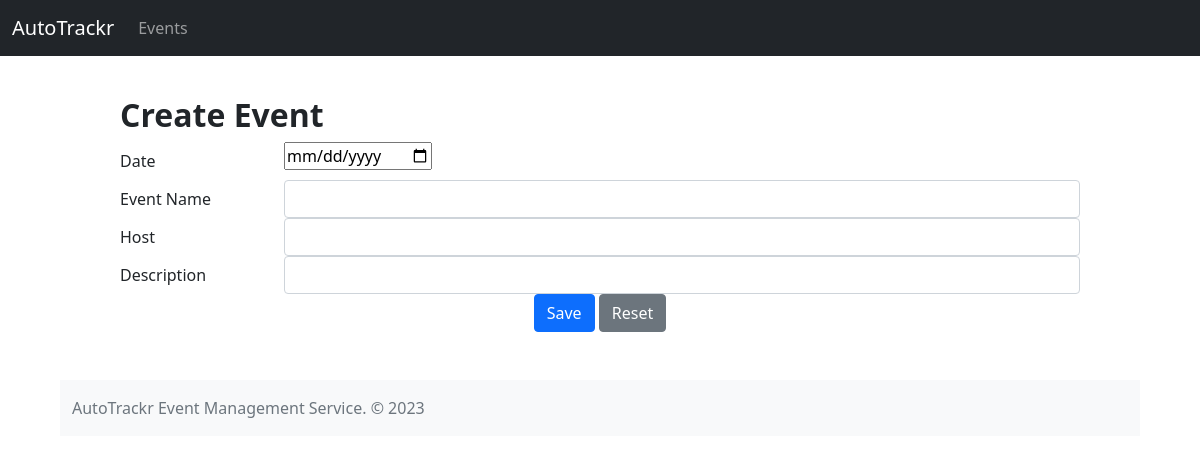
The app's page /events/6/edit, older data.
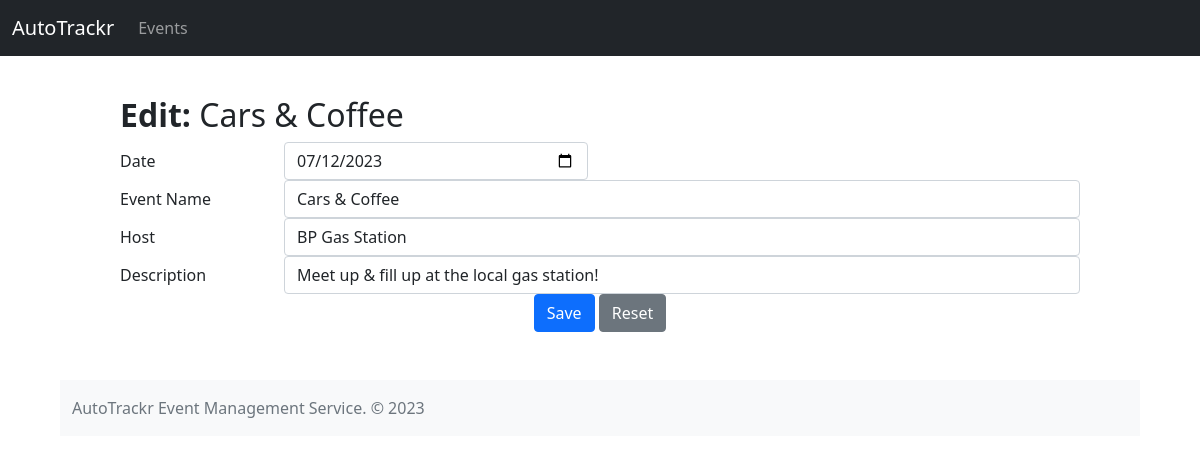
The same page, newer data.
### tables this page shows
CREATE TABLE "events" ("id" INTEGER PRIMARY KEY AUTOINCREMENT, "name" TEXT, "date" TEXT, "host" TEXT, "description" TEXT);

### app.py (the view)
@app.route('/events/<event_id>/edit', methods=['GET', 'POST'])
def edit(event_id=None):
    event = database.get_event(event_id)
    attendees = database.get_attendees(event_id)
    if request.method == 'POST':
        date = request.form['date']
        name = request.form['name']
        host = request.form['host']
        description = request.form['description']
        error = eventcheck(name,date,host,description)
        if error:
            return render_template("event_form.html", event=event, error=error, name=name, date=date, host=host, description=description)
        database.edit_event(event_id,name,date,host,description)
        event = database.get_event(event_id) #Getting this again in case the user updates, will want to see the changes immediately
        return render_template('event.html', event=event, attendees=attendees)
    else:
        return render_template('event_form.html', event=event)

### database.py (called while the page is built)
def get_event(event_id):
    con = sqlite3.connect('Events.db')
    with con:
        con.row_factory = sqlite3.Row
        cursorObj = con.cursor()
        cursorObj.execute("select * from events where id = ?", event_id)
        event = cursorObj.fetchone()
    con.close()
    return event

def get_attendees(event_id):
    con = sqlite3.connect('Events.db')
    with con:
        con.row_factory = sqlite3.Row
        cursorObj = con.cursor()
        cursorObj.execute("SELECT * FROM attendees WHERE event_id = ? ORDER BY name", (event_id))
        attendees = cursorObj.fetchall()
    con.close()
    return attendees

### templates/event_form.html (shortened to what this page needs)
{% extends "base.html" %}
{% block content %}
<div class="container">
    <div class="row">
    {% if event %}
        <h2> <b>Edit:</b> {{event['name']}} </h2>
        <form method='POST' name='edit_event'>
            <div class="form-group row">
                <label for="date" class="col-sm-2 col-form-label">Date</label>
                <div class="col-sm-4">
                <input type="date" class="form-control" id="date" name="date" value="{{event['date']}}" placeholder="YYYY-MM-DD">
                </div>
            </div>
            <div class="form-group row">
                <label for="name" class="col-sm-2 col-form-label">Event Name</label>
                <div class="col-sm-10">
                <input type="text" class="form-control" id="name" name="name" value="{{event['name']}}">
                </div>
            </div>
            <div class="form-group row">
                <label for="host" class="col-sm-2 col-form-label">Host</label>
                <div class="col-sm-10">
                <input type="text" class="form-control" id="host" name="host" value="{{event['host']}}">
                </div>
            </div>
            <div class="form-group row">
                <label for="description" class="col-sm-2 col-form-label">Description</label>
                <div class="col-sm-10">
                <input type="text" class="form-control" id="description" name="description" value="{{event['description']}}">
                </div>
            </div>
            <div class="row align-items-center">
                <div class="col text-center">
                    <button class="btn btn-primary" type="submit" value="Submit">Save</button>
                    <button class="btn btn-secondary" type="reset" value="Reset">Reset</button>
                </div>
            </div>
        </form>
    {% else %}
        <h2> <b>Create Event</b></h2>
        <form method='POST' name='create_event'>
            <div class="form-group row">
                <label for="date" class="col-sm-2 col-form-label">Date</label>
                <div class="col-sm-4">
                <input type="date" data-provide="datepicker" class="input-group-date" id="date" name="date" placeholder="YYYY-MM-DD">
                </div>
            </div>
            <div class="form-group row">
                <label for="name" class="col-sm-2 col-form-label">Event Name</label>
                <div class="col-sm-10">
                <input type="text" class="form-control" id="name" name="name">
                </div>
            </div>
            <div class="form-group row">
                <label for="host" class="col-sm-2 col-form-label">Host</label>
                <div class="col-sm-10">
                <input type="text" class="form-control" id="host" name="host">
                </div>
            </div>
            <div class="form-group row">
                <label for="description" class="col-sm-2 col-form-label">Description</label>
                <div class="col-sm-10">
                <input type="text" class="form-control" id="description" name="description">
                </div>
            </div>
            <div class="row align-items-center">
                <div class="col text-center">
                    <button class="btn btn-primary" type="submit" value="Submit">Save</button>
                    <button class="btn btn-secondary" type="reset" value="Reset">Reset</button>
                </div>
            </div>
        </form>
    {% endif %}
</div>
{% endblock %}

Row changes from the older to the newer data that the page shows:
added events: name "Cars & Coffee", date "07/12/2023", host "BP Gas Station", description "Meet up & fill up at the local gas station!"
Text that changed along with them:
text no longer shown: "Create Event"
text now shown: "Edit:"
